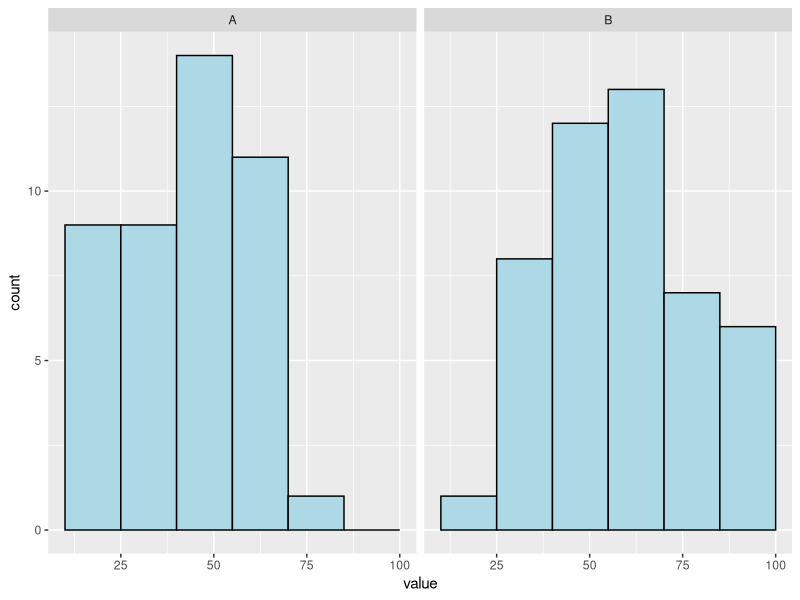
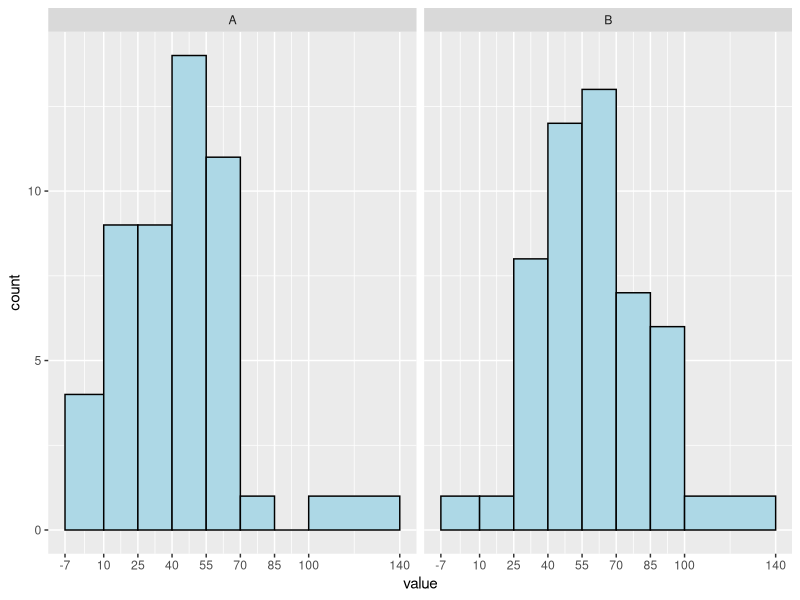
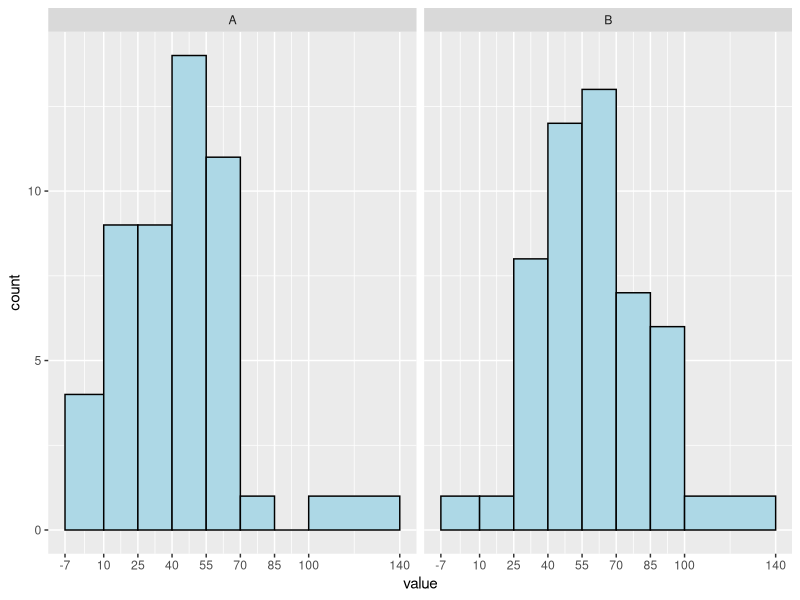

R code for these plots, in order:
## ---- chunk 1
knitr::opts_chunk$set(echo = TRUE)
## ---- chunk 2
library(readr)
library(tidyr)
library(ggplot2)
## ---- chunk 3
fake_data <- read_csv("fake_data.csv")
## ---- chunk 4
fake_data_long <- gather(fake_data, key = "category", value = "value")
fake_data_long$category <- factor(fake_data_long$category, levels = c("A", "B"))
print(fake_data_long)
## ---- chunk 5
ggplot(fake_data_long, aes(x = value)) +
  geom_histogram(
    color = "black",
    fill = "light blue",
    breaks = seq(10,100,15)
    ) +
  facet_grid(. ~ category)

# Useful arguments - breaks, limits, labels, trans, name
# Useful functions - scale_x_continuous

## ---- chunk 6
bins_vector = c(
  min(fake_data_long$value),
  seq(10,100,15),
  max(fake_data_long$value)
)

ggplot(fake_data_long, aes(x = value)) +
  geom_histogram(
    color = "black",
    fill = "light blue",
    breaks = bins_vector
    ) +
  facet_grid(. ~ category) +
  scale_x_continuous(breaks = bins_vector)
## ---- chunk 7
make_graph <- function(data_file, bins_vector) {
  
  fake_data <- read_csv("fake_data.csv")
  fake_data_long <- gather(fake_data, key = "category", value = "value")
  fake_data_long$category <- factor(
    fake_data_long$category, levels = c("A", "B"))
  
  ggplot(fake_data_long, aes(x = value)) +
    geom_histogram(
      color = "black",
      fill = "light blue",
      breaks = bins_vector
      ) +
    facet_grid(. ~ category) +
    scale_x_continuous(breaks = bins_vector)
}
## ---- chunk 8
test_bins_vector = c(
  min(fake_data_long$value),
  seq(10,100,15),
  max(fake_data_long$value)
)

make_graph("fake_data.csv", test_bins_vector)
